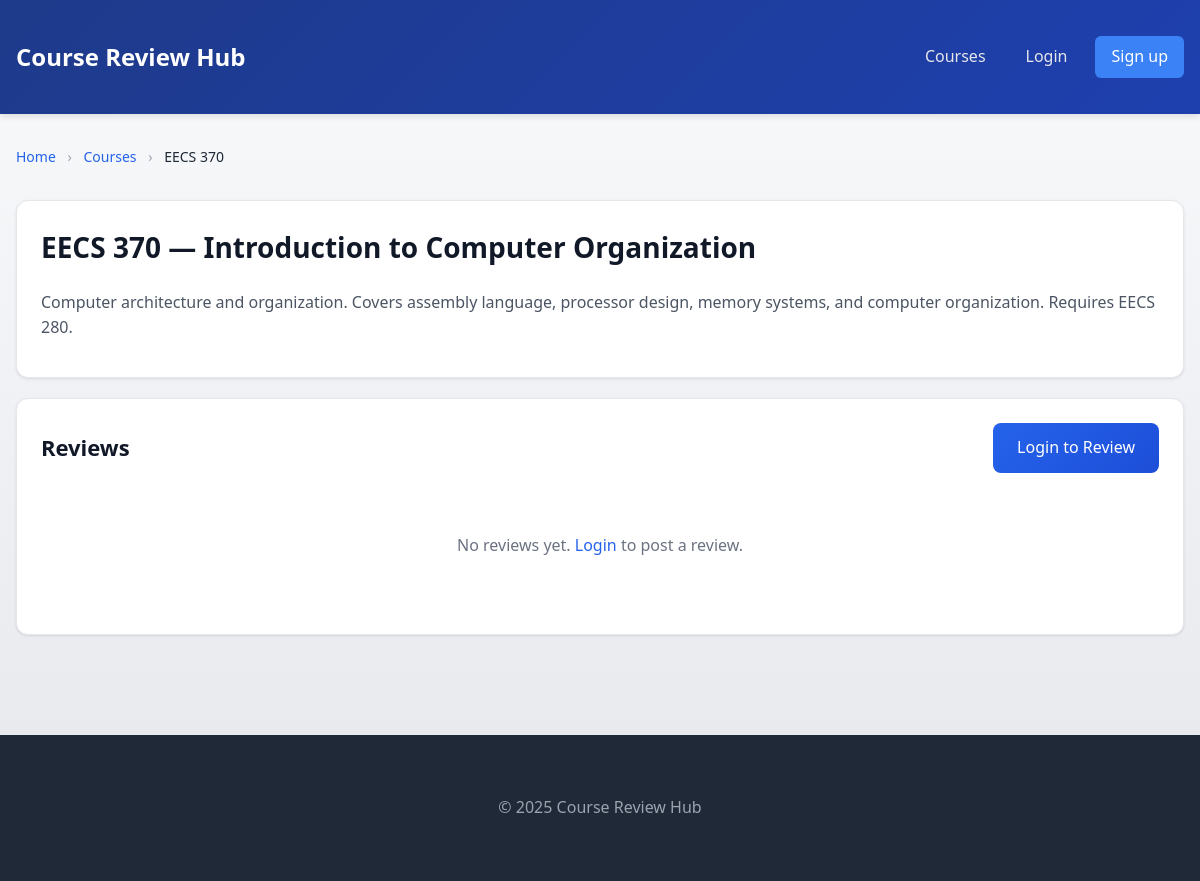
Page /course.php?id=4 on the committed database.
### tables this page shows
CREATE TABLE IF NOT EXISTS courses (
	id INT AUTO_INCREMENT PRIMARY KEY,
	code VARCHAR(32) NOT NULL UNIQUE,
	title VARCHAR(200) NOT NULL,
	description TEXT,
	created_at TIMESTAMP DEFAULT CURRENT_TIMESTAMP
);

### includes/helpers.php (called while the page is built, shortened)
<?php
function h(?string $value): string {
	return htmlspecialchars($value ?? '', ENT_QUOTES | ENT_SUBSTITUTE, 'UTF-8');
}

### includes/auth.php (called while the page is built, shortened)
<?php
require_once __DIR__ . '/helpers.php';
function current_user(): ?array {
	return $_SESSION['user'] ?? null;
}

### public/course.php (the view, shortened to what this page needs)
<?php
require_once __DIR__ . '/../includes/auth.php';
$pdo = get_pdo();
$id = (int)($_GET['id'] ?? 0);
$stmt = $pdo->prepare('SELECT * FROM courses WHERE id = ?');
$stmt->execute([$id]);
$course = $stmt->fetch();
$stmt = $pdo->prepare('SELECT r.*, u.name AS user_name FROM reviews r JOIN users u ON u.id = r.user_id WHERE r.course_id = ? ORDER BY r.created_at DESC');
$stmt->execute([$id]);
$reviews = $stmt->fetchAll();
include __DIR__ . '/../includes/header.php';
?>
<nav class="breadcrumb">
	<a href="/index.php">Home</a>
	<span class="breadcrumb-separator">›</span>
	<a href="/index.php">Courses</a>
	<span class="breadcrumb-separator">›</span>
	<span class="breadcrumb-current"><?= h($course['code']) ?></span>
</nav>
<div class="card">
	<h1><?= h($course['code']) ?> — <?= h($course['title']) ?></h1>
	<p><?= nl2br(h($course['description'] ?? '')) ?></p>
</div>
<div class="card">
	<div style="display: flex; justify-content: space-between; align-items: center; margin-bottom: 20px;">
		<h2 style="margin: 0;">Reviews</h2>
		<?php if (current_user()): ?>
			<a href="/add_review.php?course_id=<?= (int)$course['id'] ?>" class="button-primary" style="text-decoration: none;">+ Add Review</a>
		<?php else: ?>
			<a href="/login.php" class="button-primary" style="text-decoration: none;">Login to Review</a>
		<?php endif; ?>
	</div>
	<?php if (empty($reviews)): ?>
		<p style="text-align: center; color: #6b7280; padding: 40px 0;">
			No reviews yet.<?php if (current_user()): ?> <a href="/add_review.php?course_id=<?= (int)$course['id'] ?>">Be the first to review!</a><?php else: ?> <a href="/login.php">Login</a> to post a review.<?php endif; ?>
		</p>
	<?php endif; ?>
</div>
<?php include __DIR__ . '/../includes/footer.php'; ?>

### assets/styles.css (style rules this page uses)
* { box-sizing: border-box; }
body { margin: 0; font-family: system-ui, -apple-system, 'Segoe UI', Roboto, 'Helvetica Neue', Arial, sans-serif; color: #1f2937; background: linear-gradient(to bottom, #f8fafc 0%, #e5e7eb 100%); min-height: 100vh; line-height: 1.6; }
a { color: #2563eb; text-decoration: none; transition: color 0.2s; }
.card { background: #fff; border: 1px solid #e5e7eb; border-radius: 12px; padding: 24px; margin-bottom: 20px; box-shadow: 0 1px 3px rgba(0, 0, 0, 0.1); transition: box-shadow 0.2s, transform 0.2s; }
.card h1 { margin-top: 0; margin-bottom: 20px; color: #111827; font-size: 28px; font-weight: 700; }
.card h2 { margin-top: 0; margin-bottom: 16px; color: #111827; font-size: 22px; font-weight: 600; }
.card p { margin: 12px 0; color: #4b5563; }
.button-primary { background: linear-gradient(135deg, #2563eb 0%, #1d4ed8 100%); color: #fff; padding: 12px 24px; border: 0; border-radius: 8px; cursor: pointer; font-size: 16px; font-weight: 500; transition: background 0.2s, transform 0.1s; }
.breadcrumb { margin-bottom: 20px; padding: 12px 0; font-size: 14px; color: #6b7280; }
.breadcrumb a { color: #2563eb; text-decoration: none; transition: color 0.2s; }
.breadcrumb-separator { margin: 0 8px; color: #9ca3af; }
.breadcrumb-current { color: #1f2937; font-weight: 500; }

### rows in the picture
courses: code "EECS 370", title "Introduction to Computer Organization", description "Computer architecture and organization. Covers assembly language, processor design, memory systems, and computer organization. Requires EECS 280."
